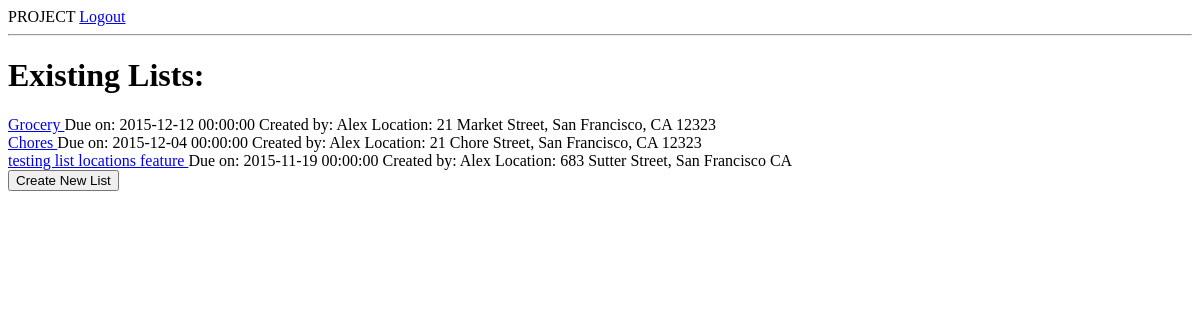
The page /existing_lists (signed in) on the database as committed earlier.
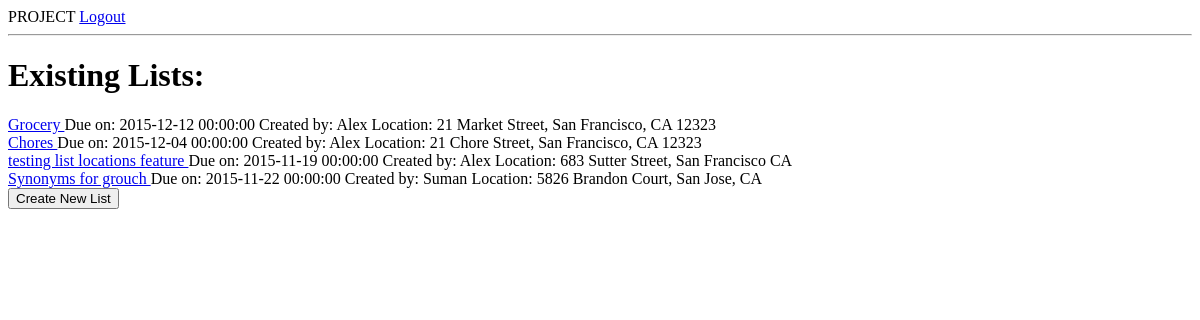
The same page on the database as committed later.
### model.py (models this page shows, shortened)
class Group(db.Model):
    __tablename__ = "groups"
    group_id = db.Column(db.Integer, autoincrement=True, primary_key=True)
    user_id = db.Column(db.Integer,db.ForeignKey('users.user_id'))
    list_id = db.Column(db.Integer,db.ForeignKey('lists.list_id'))
    permission = db.Column(db.Boolean, nullable = False, default = True)
    user = db.relationship("User",
                           backref=db.backref("groups"))
    checklist = db.relationship("List",
                            backref=db.backref("groups"))

class List(db.Model):
    __tablename__ = "lists"
    list_id = db.Column(db.Integer, autoincrement=True, primary_key=True)
    name = db.Column(db.String(20), nullable=False)
    list_type = db.Column(db.String(20))
    due_date_list = db.Column(db.DateTime, nullable=True)
    list_location_name = db.Column(db.String(50), nullable=True)
    list_location_address = db.Column(db.String(100), nullable=True)
    created_by = db.Column(db.String(50), nullable = False)

### server.py (the view)
@app.route('/existing_lists')
def existing_lists():
    user_id = session["user_id"]
    user_list_groups = Group.query.filter_by(user_id=user_id).all()
    return render_template("existing_lists.html", user_list_groups=user_list_groups)

### templates/existing_lists.html (shortened to what this page needs)
{% extends 'base.html' %}
{% block content %}
    <div id="existing_lists">
        <h1 id="existing-lists-title">Existing Lists:</h1>
        {% for group in user_list_groups %}
            <a href="/lists/{{ group.checklist.list_id }}">
            {{ group.checklist.name }}
            </a> Due on: {{ group.checklist.due_date_list}} Created by: {{ group.checklist.created_by }}
                {% if group.checklist.list_location_address %}
                    Location: {{ group.checklist.list_location_address }}
                {% endif %}<br>
        {% endfor %}
    </div>
    <form action="/new_list_base" method="GET">
        <input type="submit" value="Create New List">
    </form>
{% endblock %}

Rows that differ between the two databases and show on the page:
added Group: checklist.name "Synonyms for grouch", checklist.due_date_list "2015-11-22 00:00:00", checklist.created_by "Suman", checklist.list_location_address "5826 Brandon Court, San Jose, CA"
